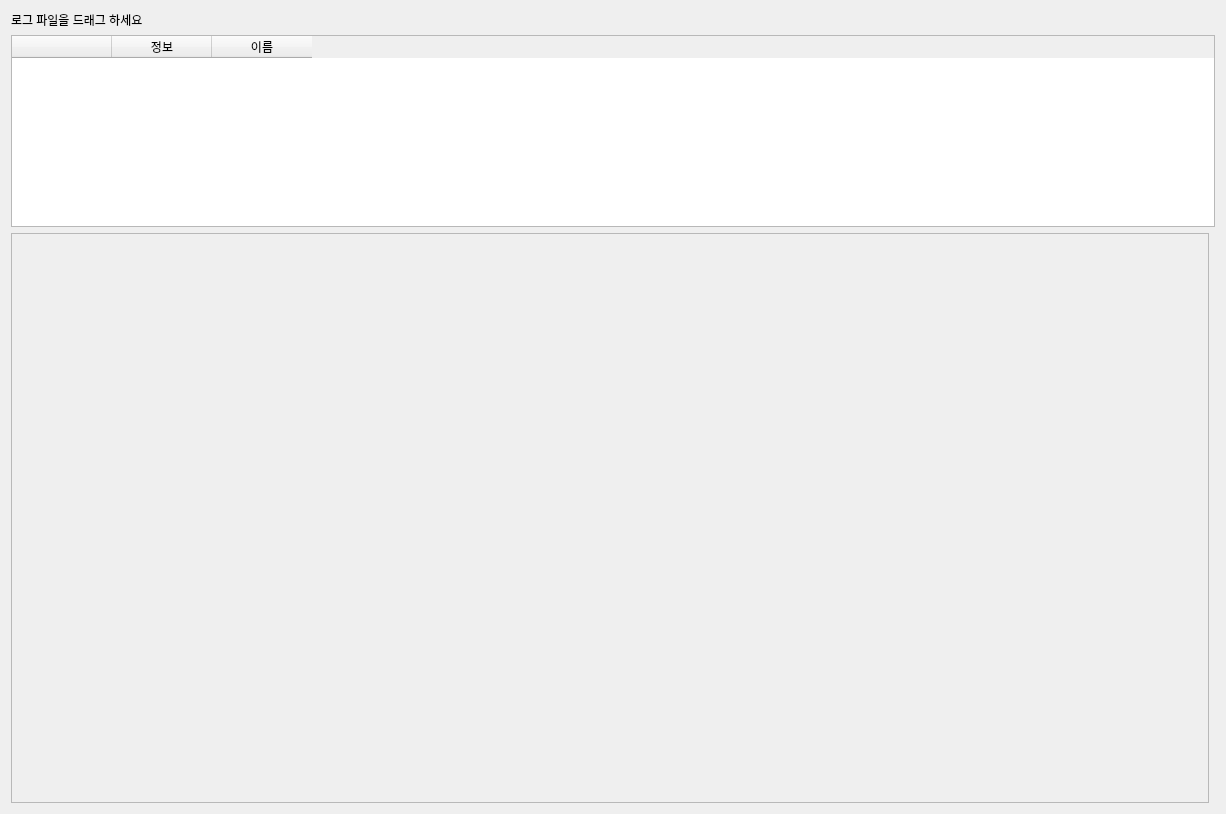
<?xml version="1.0" encoding="UTF-8"?>
<ui version="4.0">
 <class>etching_analysor</class>
 <widget class="QWidget" name="etching_analysor">
  <property name="geometry">
   <rect>
    <x>0</x>
    <y>0</y>
    <width>1226</width>
    <height>814</height>
   </rect>
  </property>
  <property name="acceptDrops">
   <bool>true</bool>
  </property>
  <property name="windowTitle">
   <string>Form</string>
  </property>
  <layout class="QGridLayout" name="gridLayout_2">
   <item row="0" column="0">
    <layout class="QHBoxLayout" name="horizontalLayout" stretch="0,0">
     <item>
      <widget class="QLabel" name="label">
       <property name="sizePolicy">
        <sizepolicy hsizetype="Maximum" vsizetype="Maximum">
         <horstretch>0</horstretch>
         <verstretch>0</verstretch>
        </sizepolicy>
       </property>
       <property name="text">
        <string>로그 파일을 드래그 하세요</string>
       </property>
      </widget>
     </item>
     <item>
      <widget class="QWidget" name="widget_3" native="true"/>
     </item>
    </layout>
   </item>
   <item row="1" column="0" colspan="2">
    <widget class="QTableWidget" name="chart_listview">
     <property name="sizePolicy">
      <sizepolicy hsizetype="Minimum" vsizetype="Maximum">
       <horstretch>0</horstretch>
       <verstretch>0</verstretch>
      </sizepolicy>
     </property>
     <property name="maximumSize">
      <size>
       <width>16777215</width>
       <height>16777215</height>
      </size>
     </property>
     <property name="selectionMode">
      <enum>QAbstractItemView::SingleSelection</enum>
     </property>
     <attribute name="horizontalHeaderShowSortIndicator" stdset="0">
      <bool>false</bool>
     </attribute>
     <attribute name="horizontalHeaderStretchLastSection">
      <bool>false</bool>
     </attribute>
     <column>
      <property name="text">
       <string/>
      </property>
     </column>
     <column>
      <property name="text">
       <string>정보</string>
      </property>
     </column>
     <column>
      <property name="text">
       <string>이름</string>
      </property>
     </column>
    </widget>
   </item>
   <item row="3" column="0">
    <widget class="QScrollArea" name="scrollArea">
     <property name="horizontalScrollBarPolicy">
      <enum>Qt::ScrollBarAsNeeded</enum>
     </property>
     <property name="widgetResizable">
      <bool>true</bool>
     </property>
     <widget class="QWidget" name="scrollAreaWidgetContents">
      <property name="geometry">
       <rect>
        <x>0</x>
        <y>0</y>
        <width>1200</width>
        <height>576</height>
       </rect>
      </property>
      <layout class="QGridLayout" name="gridLayout_3">
       <item row="0" column="0">
        <layout class="QGridLayout" name="total_chart_layout">
         <property name="sizeConstraint">
          <enum>QLayout::SetMaximumSize</enum>
         </property>
         <item row="1" column="2">
          <widget class="Etching_base_chart_view" name="logview_5" native="true">
           <property name="sizePolicy">
            <sizepolicy hsizetype="Preferred" vsizetype="Preferred">
             <horstretch>0</horstretch>
             <verstretch>0</verstretch>
            </sizepolicy>
           </property>
          </widget>
         </item>
         <item row="1" column="1">
          <widget class="Etching_base_chart_view" name="logview_4" native="true">
           <property name="sizePolicy">
            <sizepolicy hsizetype="Preferred" vsizetype="Preferred">
             <horstretch>0</horstretch>
             <verstretch>0</verstretch>
            </sizepolicy>
           </property>
          </widget>
         </item>
         <item row="0" column="2">
          <widget class="Etching_base_chart_view" name="logview_2" native="true">
           <property name="sizePolicy">
            <sizepolicy hsizetype="Preferred" vsizetype="Preferred">
             <horstretch>0</horstretch>
             <verstretch>0</verstretch>
            </sizepolicy>
           </property>
          </widget>
         </item>
         <item row="0" column="1">
          <widget class="Etching_base_chart_view" name="logview_1" native="true">
           <property name="sizePolicy">
            <sizepolicy hsizetype="Preferred" vsizetype="Preferred">
             <horstretch>0</horstretch>
             <verstretch>0</verstretch>
            </sizepolicy>
           </property>
          </widget>
         </item>
         <item row="2" column="1">
          <widget class="Etching_base_chart_view" name="logview_7" native="true">
           <property name="sizePolicy">
            <sizepolicy hsizetype="Preferred" vsizetype="Preferred">
             <horstretch>0</horstretch>
             <verstretch>0</verstretch>
            </sizepolicy>
           </property>
          </widget>
         </item>
         <item row="1" column="0">
          <widget class="Etching_base_chart_view" name="logview_3" native="true">
           <property name="sizePolicy">
            <sizepolicy hsizetype="Preferred" vsizetype="Preferred">
             <horstretch>0</horstretch>
             <verstretch>0</verstretch>
            </sizepolicy>
           </property>
          </widget>
         </item>
         <item row="0" column="0">
          <widget class="Etching_base_chart_view" name="logview_0" native="true">
           <property name="sizePolicy">
            <sizepolicy hsizetype="Preferred" vsizetype="Preferred">
             <horstretch>0</horstretch>
             <verstretch>0</verstretch>
            </sizepolicy>
           </property>
          </widget>
         </item>
         <item row="2" column="0">
          <widget class="Etching_base_chart_view" name="logview_6" native="true">
           <property name="sizePolicy">
            <sizepolicy hsizetype="Preferred" vsizetype="Preferred">
             <horstretch>0</horstretch>
             <verstretch>0</verstretch>
            </sizepolicy>
           </property>
          </widget>
         </item>
         <item row="2" column="2">
          <widget class="Etching_base_chart_view" name="logview_8" native="true">
           <property name="sizePolicy">
            <sizepolicy hsizetype="Preferred" vsizetype="Preferred">
             <horstretch>0</horstretch>
             <verstretch>0</verstretch>
            </sizepolicy>
           </property>
          </widget>
         </item>
        </layout>
       </item>
      </layout>
     </widget>
    </widget>
   </item>
  </layout>
 </widget>
 <customwidgets>
  <customwidget>
   <class>Etching_base_chart_view</class>
   <extends>QWidget</extends>
   <header>etching_base_chart_view.h</header>
   <container>1</container>
  </customwidget>
 </customwidgets>
 <resources/>
 <connections/>
</ui>
